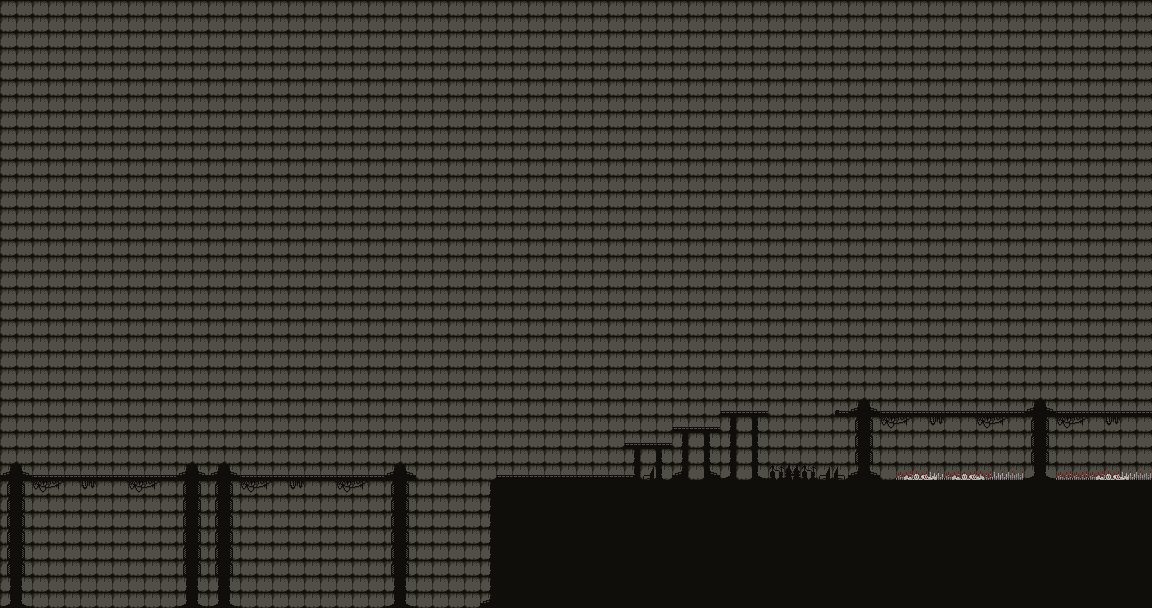

Rendered tile map (Tiled .tmx) drawn with the repository's tilesets; below, a short description and the map source with its tile grids summarised:
An orthogonal 72x38 tile map with 16x16 px tiles, 3 tile layers (Capa de patrones 1, Capa de patrones 2, Capa de patrones 3), 4 tilesets.

<map version="1.10" tiledversion="1.10.2" orientation="orthogonal" renderorder="right-down" width="72" height="38" tilewidth="16" tileheight="16" infinite="0" nextlayerid="4" nextobjectid="1">
 <tileset firstgid="1" source="interior fabrica.tsx" />
 <tileset firstgid="78" source="interior fabrica no back.tsx" />
 <tileset firstgid="155" source="forest no back.tsx" />
 <tileset firstgid="246" source="Dungeon Tile Set.tsx" />
 <layer id="1" name="Capa de patrones 1" width="72" height="38">
  <data>[2736 cells, 2736 non-empty, 2 distinct tile ids]</data>
 </layer>
 <layer id="2" name="Capa de patrones 2" width="72" height="38">
  <data>[2736 cells, 175 non-empty, 18 distinct tile ids]</data>
 </layer>
 <layer id="3" name="Capa de patrones 3" width="72" height="38">
  <data>[2736 cells, 42 non-empty, 14 distinct tile ids]</data>
 </layer>
</map>
